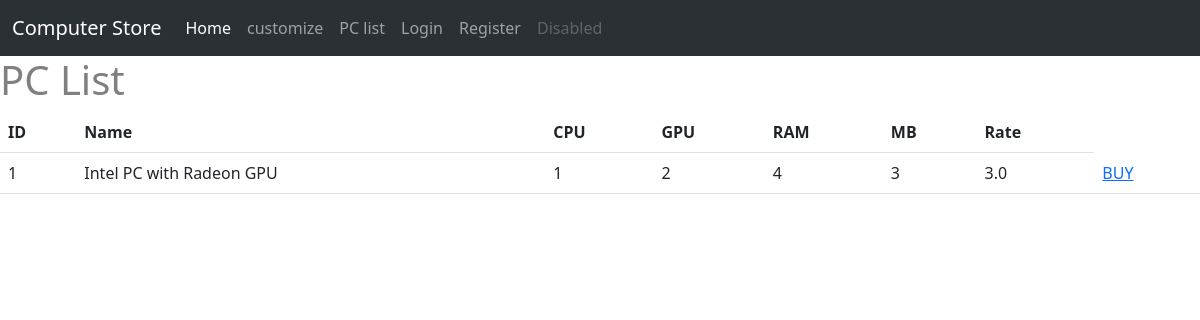
/prebulid, run on an earlier commit of the app's database.
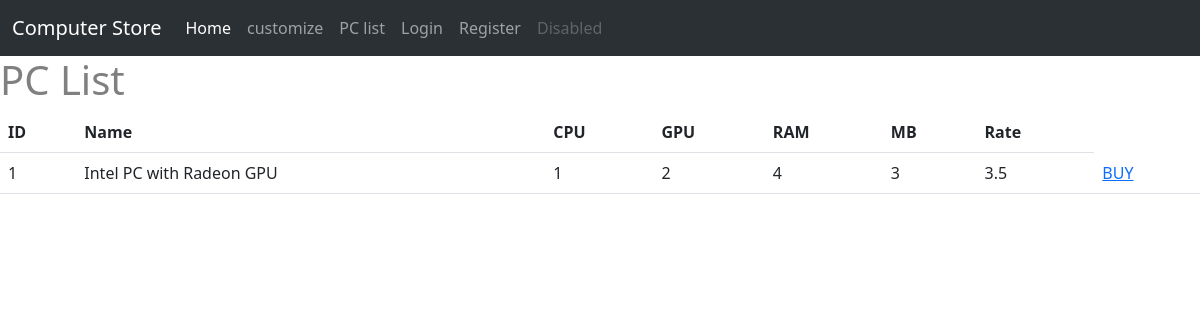
And on a later commit of the database.
### ltt/models.py (models this page shows)
class PC(db.Model):
    id = db.Column(db.Integer, primary_key = True)
    PCname = db.Column(db.String(120))
    cpu = db.Column(db.Integer, db.ForeignKey('item.id'))
    gpu = db.Column(db.Integer, db.ForeignKey('item.id'))
    ram = db.Column(db.Integer, db.ForeignKey('item.id'))
    MB = db.Column(db.Integer, db.ForeignKey('item.id'))
    creator_id = db.Column(db.Integer,db.ForeignKey('User.id'))
    rate_count = db.Column(db.Integer, default = 0)
    rate_acc = db.Column(db.Integer,default = 0)

### ltt/view.py (the view)
@view.route('/prebulid')
def prebulid():
    pc = PC.query.all()
    return render_template("prebulid.html", pc = pc)

### ltt/templates/prebulid.html (shortened to what this page needs)
{% extends "base.html" %}
{% block contend %}
<h1>PC List</h1>
<table class = "table table-hover">
    <thead>
        <tr>
            <th scope="col"> ID</th>
            <th scope="col"> Name</th>
            <th scope="col">CPU </th>
            <th scope="col"> GPU</th>
            <th scope="col">RAM </th>
            <th scope="col">MB </th>
            <th scope="col">Rate </th>
        </tr>
    </thead>
    <tbody>
        {% for p in pc %}
        <tr>
            <td>{{p.id}}</td>
            <td>{{p.PCname}}</td>
            <td>{{p.cpu}}</td>
            <td>{{p.gpu}}</td>
            <td>{{p.ram}}</td>
            <td>{{p.MB}}</td>
            {% if p.rate_count == 0   %}
            <td>0.0</td>
            {% else %}
            {% set rate = p.rate_acc/p.rate_count %}
            <td>{{rate}}</td>
            {% endif %}
            <td><a href="/buy/{{p.id}}">BUY</a></td>
        </tr>
        {% endfor %}
    </tbody>
</table>
{% endblock %}

What changed in the data, as far as the page shows it:
changed PC "Intel PC with Radeon GPU": rate "3.0" → "3.5"
